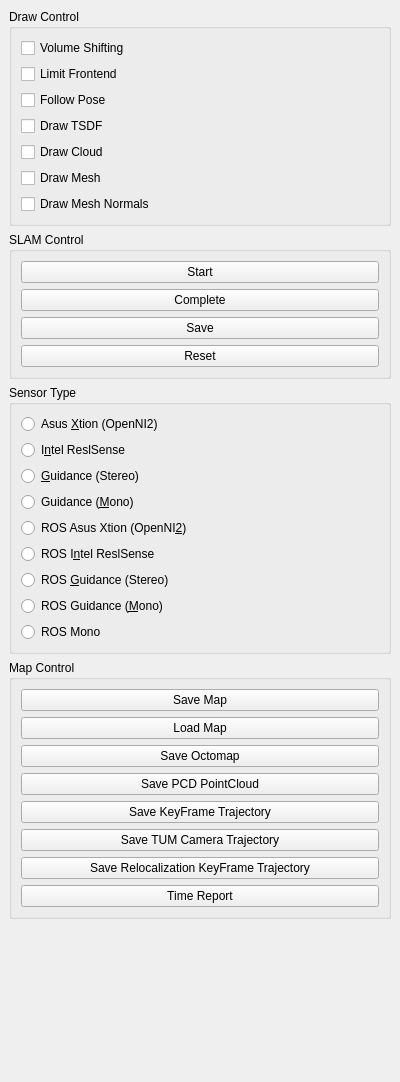
<?xml version="1.0" encoding="UTF-8"?>
<ui version="4.0">
 <class>RGBDDockPanel</class>
 <widget class="QDockWidget" name="RGBDDockPanel">
  <property name="geometry">
   <rect>
    <x>0</x>
    <y>0</y>
    <width>400</width>
    <height>1082</height>
   </rect>
  </property>
  <property name="windowTitle">
   <string>Doc&amp;kWidget</string>
  </property>
  <widget class="QWidget" name="dockWidgetContents">
   <layout class="QVBoxLayout" name="verticalLayout_6">
    <item>
     <widget class="QGroupBox" name="groupBox">
      <property name="maximumSize">
       <size>
        <width>16777215</width>
        <height>260</height>
       </size>
      </property>
      <property name="title">
       <string>Draw Control</string>
      </property>
      <layout class="QVBoxLayout" name="verticalLayout_2">
       <item>
        <layout class="QVBoxLayout" name="verticalLayout">
         <item>
          <widget class="QCheckBox" name="checkBox_VolumeShifting">
           <property name="text">
            <string>Volume Shifting</string>
           </property>
          </widget>
         </item>
         <item>
          <widget class="QCheckBox" name="checkBox_LimitedFrontend">
           <property name="text">
            <string>Limit Frontend</string>
           </property>
          </widget>
         </item>
         <item>
          <widget class="QCheckBox" name="checkBox_FollowPose">
           <property name="text">
            <string>Follow Pose</string>
           </property>
          </widget>
         </item>
         <item>
          <widget class="QCheckBox" name="checkBox_DrawTSDF">
           <property name="text">
            <string>Draw TSDF</string>
           </property>
          </widget>
         </item>
         <item>
          <widget class="QCheckBox" name="checkBox_DrawCloud">
           <property name="text">
            <string>Draw Cloud</string>
           </property>
          </widget>
         </item>
         <item>
          <widget class="QCheckBox" name="checkBox_DrawMesh">
           <property name="text">
            <string>Draw Mesh</string>
           </property>
          </widget>
         </item>
         <item>
          <widget class="QCheckBox" name="checkBox_DrawMeshNormals">
           <property name="text">
            <string>Draw Mesh Normals</string>
           </property>
          </widget>
         </item>
        </layout>
       </item>
      </layout>
     </widget>
    </item>
    <item>
     <widget class="QGroupBox" name="groupBox_2">
      <property name="title">
       <string>SLAM Control</string>
      </property>
      <layout class="QVBoxLayout" name="verticalLayout_4">
       <item>
        <widget class="QPushButton" name="startButton">
         <property name="text">
          <string>Start</string>
         </property>
        </widget>
       </item>
       <item>
        <widget class="QPushButton" name="completeButton">
         <property name="text">
          <string>Complete</string>
         </property>
        </widget>
       </item>
       <item>
        <widget class="QPushButton" name="saveButton">
         <property name="text">
          <string>Save</string>
         </property>
        </widget>
       </item>
       <item>
        <widget class="QPushButton" name="resetButton">
         <property name="text">
          <string>Reset</string>
         </property>
        </widget>
       </item>
      </layout>
     </widget>
    </item>
    <item>
     <widget class="QGroupBox" name="groupBox_3">
      <property name="minimumSize">
       <size>
        <width>0</width>
        <height>250</height>
       </size>
      </property>
      <property name="maximumSize">
       <size>
        <width>16777215</width>
        <height>16777215</height>
       </size>
      </property>
      <property name="title">
       <string>Sensor Type</string>
      </property>
      <layout class="QVBoxLayout" name="verticalLayout_3">
       <item>
        <widget class="QRadioButton" name="radioButton_OpenNI2">
         <property name="text">
          <string>Asus &amp;Xtion (OpenNI2)</string>
         </property>
        </widget>
       </item>
       <item>
        <widget class="QRadioButton" name="radioButton_RealSense">
         <property name="text">
          <string>I&amp;ntel ReslSense</string>
         </property>
        </widget>
       </item>
       <item>
        <widget class="QRadioButton" name="radioButton_GuidanceStereo">
         <property name="text">
          <string>&amp;Guidance (Stereo)</string>
         </property>
        </widget>
       </item>
       <item>
        <widget class="QRadioButton" name="radioButton_GuidanceMono">
         <property name="text">
          <string>Guidance (&amp;Mono)</string>
         </property>
        </widget>
       </item>
       <item>
        <widget class="QRadioButton" name="radioButton_OpenNI2_ROS">
         <property name="text">
          <string>ROS Asus Xtion (OpenNI&amp;2)</string>
         </property>
        </widget>
       </item>
       <item>
        <widget class="QRadioButton" name="radioButton_RealSense_ROS">
         <property name="text">
          <string>ROS I&amp;ntel ReslSense</string>
         </property>
        </widget>
       </item>
       <item>
        <widget class="QRadioButton" name="radioButton_GuidanceStereo_ROS">
         <property name="text">
          <string>ROS &amp;Guidance (Stereo)</string>
         </property>
        </widget>
       </item>
       <item>
        <widget class="QRadioButton" name="radioButton_GuidanceMono_ROS">
         <property name="text">
          <string>ROS Guidance (&amp;Mono)</string>
         </property>
        </widget>
       </item>
       <item>
        <widget class="QRadioButton" name="radioButton_Mono_ROS">
         <property name="text">
          <string>ROS Mono</string>
         </property>
        </widget>
       </item>
      </layout>
     </widget>
    </item>
    <item>
     <widget class="QGroupBox" name="groupBox_4">
      <property name="title">
       <string>Map Control</string>
      </property>
      <layout class="QVBoxLayout" name="verticalLayout_5">
       <item>
        <widget class="QPushButton" name="saveMapButton">
         <property name="text">
          <string>Save Map</string>
         </property>
        </widget>
       </item>
       <item>
        <widget class="QPushButton" name="loadMapButton">
         <property name="text">
          <string>Load Map</string>
         </property>
        </widget>
       </item>
       <item>
        <widget class="QPushButton" name="saveOctomapButton">
         <property name="text">
          <string>Save Octomap</string>
         </property>
        </widget>
       </item>
       <item>
        <widget class="QPushButton" name="savePCDPointCloud">
         <property name="text">
          <string>Save PCD PointCloud</string>
         </property>
        </widget>
       </item>
       <item>
        <widget class="QPushButton" name="saveKeyFrameTrajectory">
         <property name="text">
          <string>Save KeyFrame Trajectory</string>
         </property>
        </widget>
       </item>
       <item>
        <widget class="QPushButton" name="saveTUMCameraTrajectory">
         <property name="text">
          <string>Save TUM Camera Trajectory</string>
         </property>
        </widget>
       </item>
       <item>
        <widget class="QPushButton" name="saveRelocalizationKeyFrameTrajectory">
         <property name="text">
          <string>Save Relocalization KeyFrame Trajectory</string>
         </property>
        </widget>
       </item>
       <item>
        <widget class="QPushButton" name="timeReportBtn">
         <property name="text">
          <string>Time Report</string>
         </property>
        </widget>
       </item>
      </layout>
     </widget>
    </item>
    <item>
     <spacer name="verticalSpacer">
      <property name="orientation">
       <enum>Qt::Vertical</enum>
      </property>
      <property name="sizeHint" stdset="0">
       <size>
        <width>20</width>
        <height>40</height>
       </size>
      </property>
     </spacer>
    </item>
   </layout>
  </widget>
 </widget>
 <resources/>
 <connections/>
</ui>
